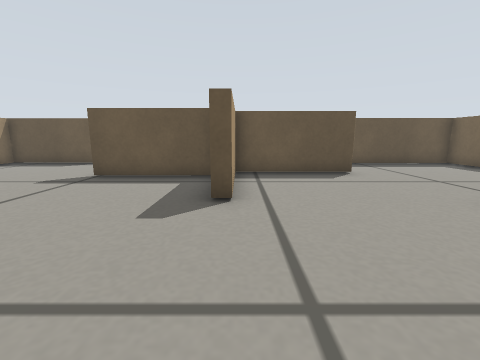
view 1 (above)

16 first-person views from a walk through a Gazebo world. The camera is 0.06 m above the floor, tilts 10° down and sees 90° across. The floor is counted in squares, 0.05 m on a side. Each view is taken from the middle of a square. On the plan, view 1 faces up. The plan holds only what a view shows up to about 11 squares ahead; the rest is blank. The place goes on beyond the plan. The robots in the file are not drawn.

view 2
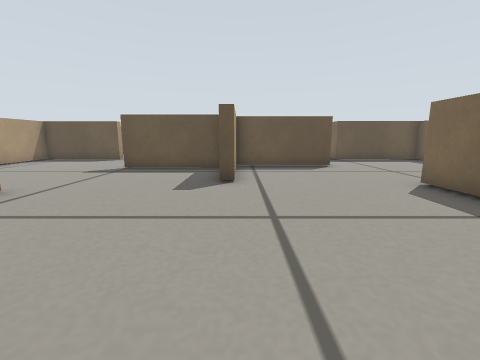

view 3
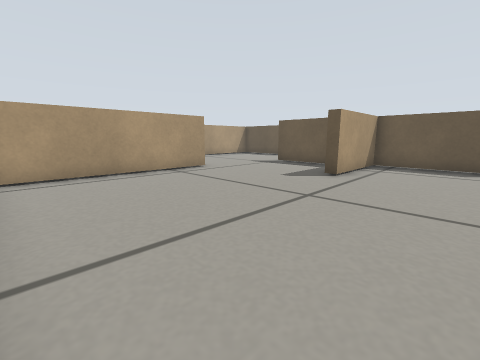

view 4
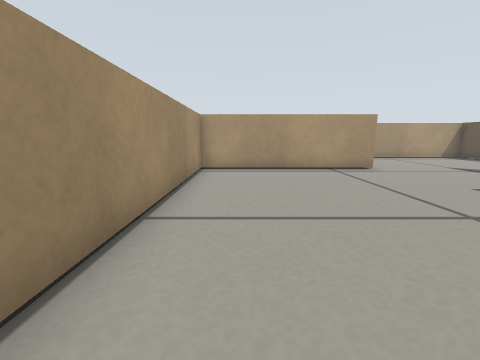

view 5
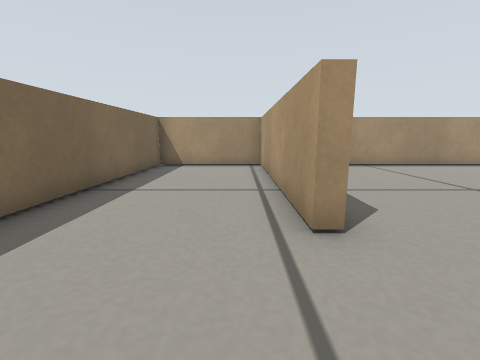

view 6
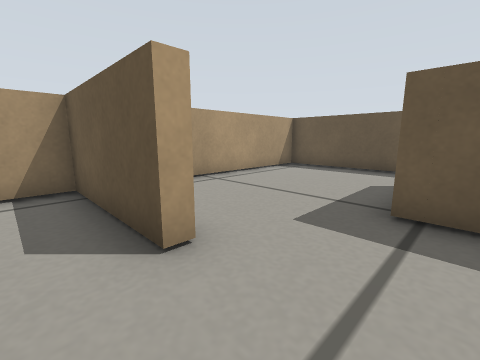

view 7
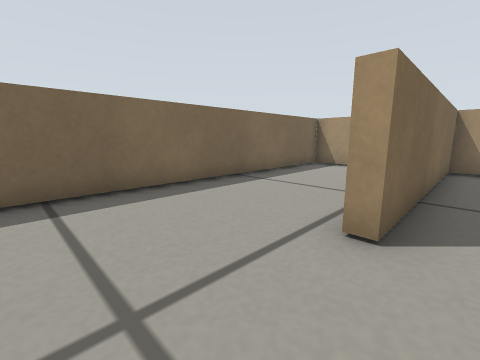

view 8
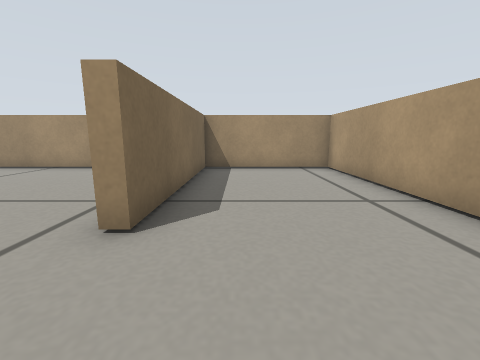

view 9
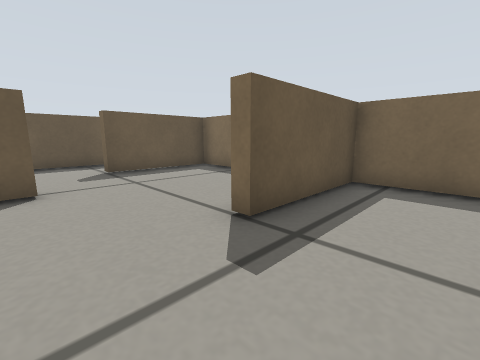

view 10
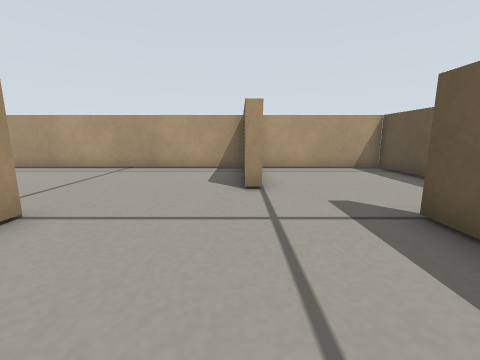

view 11
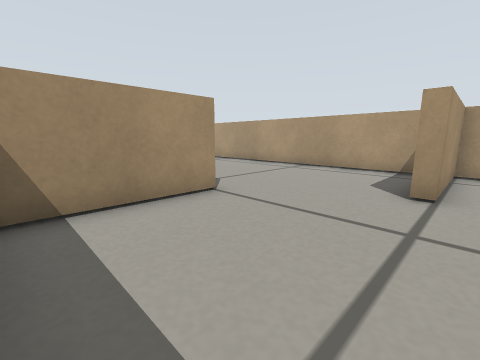

view 12
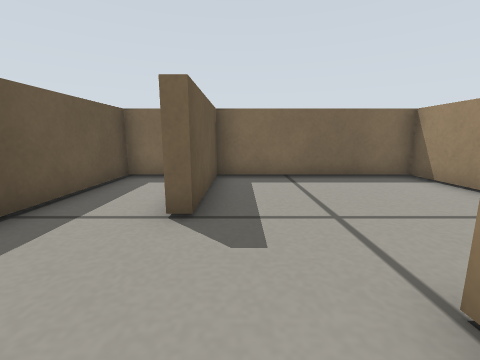

view 13
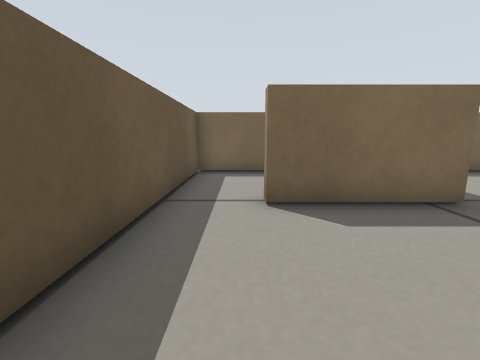

view 14
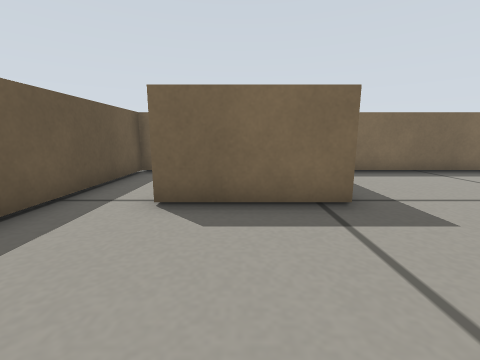

view 15
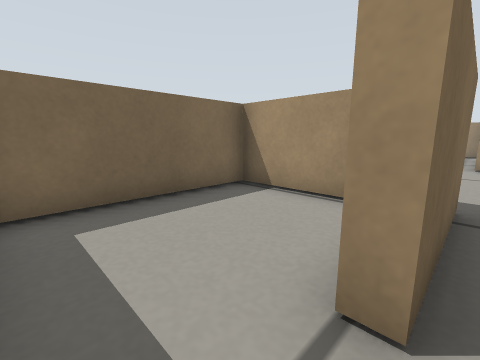

view 16
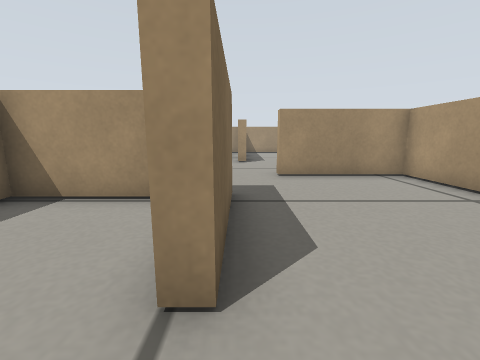

### Floor plan
Points are (right, up) in squares from view 1. A wall is a line through its corners. A room is listed if a view was taken in it or the views show most of it. See-through windows are left out.
Room 1 (views 1, 2, 3, 4, 5, 6, 7, 8, 9, 10, 11, 12, 13, 14, 15, 16)
walls: (-0.6, 4.9) (-0.6, 7.3) (-4.5, 7.3) (-4.5, 7.7) (-0.6, 7.7) (-0.6, 13.7) (-4.5, 13.7) (-4.5, 14.1); (-0.6, 15.4) (-0.6, 16.5) (-6.2, 16.5); (6.8, 11.4) (9.5, 11.4) (9.5, 16.5) (-0.2, 16.5) (-0.2, 8.5) (3.8, 8.5) (3.8, 8.1) (-0.2, 8.1) (-0.2, 4.5) (-0.6, 4.5); (-8, 16.5) (-10.5, 16.5) (-10.5, 11.4) (-6.6, 11.4) (-6.6, 11) (-10.5, 11) (-10.5, -3.5) (-5.6, -3.5) (-5.6, 3.1) (-5.2, 3.1) (-5.2, -3.5) (4.7, -3.5) (4.7, 4.1) (5.1, 4.1) (5.1, -3.5) (9.5, -3.5) (9.5, 11) (5.2, 11) (5.2, 14.5) (5.6, 14.5)

Where each view was taken, in squares from view 1:
view 1: 0 up, 0 right, facing up
view 2: 2 down, 0 right, facing up
view 3: 3 down, 3 right, facing up-left
view 4: 2 down, 4 right, facing left
view 5: 7 up, 6 right, facing down
view 6: 7 up, 6 right, facing up-left
view 7: 7 up, 4 right, facing down-right
view 8: 6 up, 7 left, facing down
view 9: 5 up, 7 left, facing up-right
view 10: 11 up, 1 left, facing left
view 11: 12 up, 1 left, facing down-left
view 12: 13 up, 8 left, facing right
view 13: 15 up, 1 right, facing right
view 14: 13 up, 1 right, facing right
view 15: 16 up, 5 right, facing down-right
view 16: 16 up, 5 right, facing down
